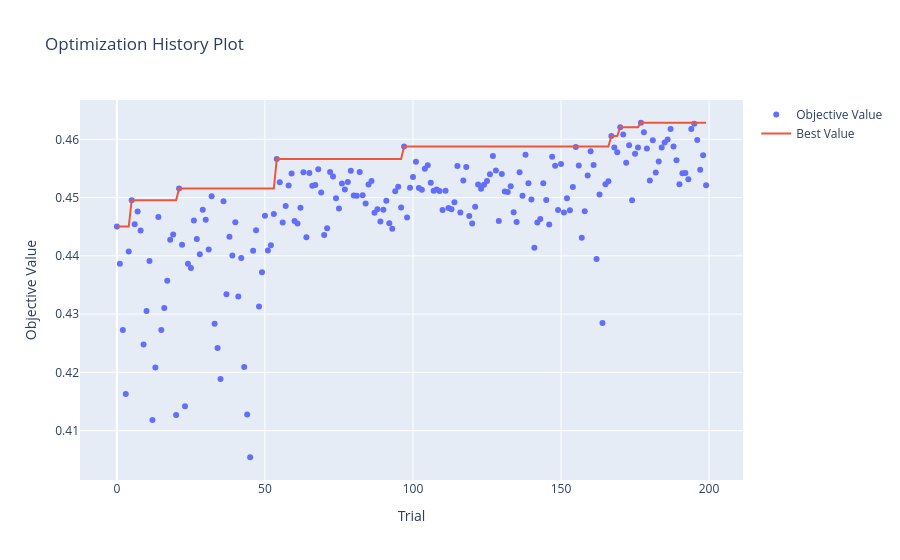

Notebook code for this chart:
### Markdown cell above
Train and optimize the model:

### Code cell
(optimized_XGB, 
cv_results_XGB,
tpr_XGB, fpr_XGB,
precs_XGB, recs_XGB) = optimize_model_optuna_search(pipe_XGB, params_dist_XGB,
                                                X_train, y_train, X_test, y_test,
                                                metrics_dict=scoring_dict,
                                                cv=my_cv,
                                                seed=seed)

### Figure 1 — Plotly figure (JSON) as saved in the notebook; plotly's stock layout.template omitted (floating-point values rounded to 4 significant figures; data arrays with more than 128 entries replaced by an {"elided": "..."} marker saying what was removed)
{"data": [{"mode": "markers", "name": "Objective Value", "type": "scatter", "x": {"elided": "200 int values"}, "y": {"elided": "200 float values"}}, {"mode": "lines", "name": "Best Value", "type": "scatter", "x": {"elided": "200 int values"}, "y": {"elided": "200 float values"}}, {"marker": {"color": "#cccccc"}, "mode": "markers", "name": "Infeasible Trial", "showlegend": false, "type": "scatter", "x": [], "y": []}], "layout": {"title": {"text": "Optimization History Plot"}, "xaxis": {"title": {"text": "Trial"}}, "yaxis": {"title": {"text": "Objective Value"}}}}
